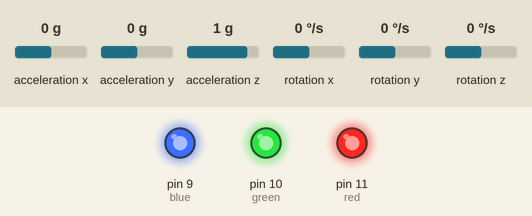
Recording of a program running on a simulated Arduino Uno, built with avr-gcc and run on an emulated ATmega328P. On the bench: output pins drawn as LEDs (lit = HIGH). Inputs (shaded band) come from the test bench; at power-on: rotation x 0 °/s, rotation y 0 °/s, acceleration x 0 g, acceleration y 0 g, acceleration z 1 g, rotation z 0 °/s.

Above: at 1.2 s.
1.3 s: rotation x set to -6 °/s
4.3 s: rotation x set to -9 °/s
At 6.8 s:
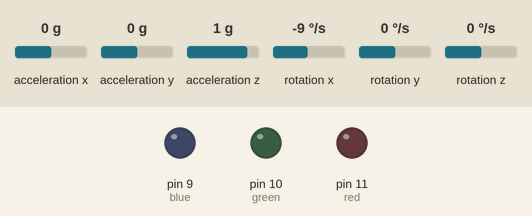
7.3 s: rotation x set to 0 °/s
At 7.7 s:
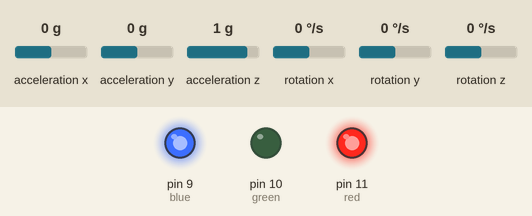
8.8 s: rotation y set to -6 °/s
11.0 s: rotation y set to -9 °/s
At 12.3 s:
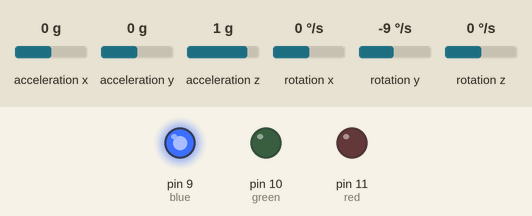
14.0 s: rotation y set to 0 °/s
At 15.2 s:
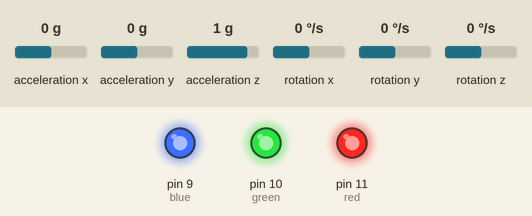
Timing chart, 0 to 16.5 s (numbered marks = the images above; inputs shaded):
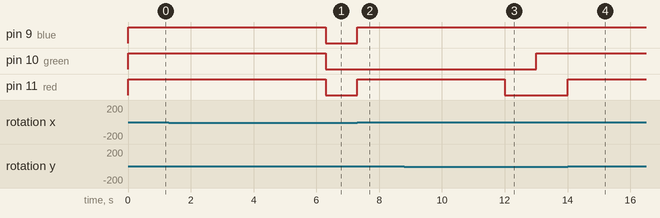

Measured:
- the behaviour switches between -7 and -8 °/s on rotation x (found by bisection; images 0 and 1)
- the behaviour switches between -7 and -8 °/s on rotation y (found by bisection; images 2 and 3)
- after the input at 1.3 s, every drawn part: stays the same
- after the input at 4.3 s, pin 9 (blue), pin 10 (green), pin 11 (red): HIGH → LOW after 2.0 s
- after the input at 7.3 s, pin 11 (red): goes on until 7.3 s, then stays HIGH
- after the input at 8.8 s, every drawn part: stays the same
- after the input at 11.0 s, pin 10 (green): LOW → HIGH after 2.0 s; pin 11 (red): HIGH → LOW after 1.0 s
- after the input at 14.0 s, pin 9 (blue), pin 10 (green): stays HIGH (without the input it goes to LOW after 1.0 s); pin 11 (red): goes on until 14.0 s, then stays HIGH

The program:

main.cpp
```cpp
#include <Arduino.h>
#include <MPU6050.h>
#include <Wire.h>

MPU6050 MPU;
int GyroX , GyroY , GyroZ;
int red = 11;
int green = 10;
int blue = 9;
int x = 0;


void WithoutColor() {
  analogWrite(red, 255);
  analogWrite(green, 255);
  analogWrite(blue, 255);
}
void WhiteColor() {
  analogWrite(red, 0);
  analogWrite(green, 0);
  analogWrite(blue, 0);
}
void GreenColor() {
  analogWrite(red, 255);
  analogWrite(green, 0);
  analogWrite(blue, 255);
}
void YellowColor() {
  analogWrite(red, 0);
  analogWrite(green, 0);
  analogWrite(blue, 255);
}
void RedColor() {
  analogWrite(red, 0);
  analogWrite(green, 255);
  analogWrite(blue, 255);
}
void setup() {
  Serial.begin(9600);
  Wire.begin();
  MPU.initialize();
  WithoutColor();
}

void loop()
{
  MPU.getRotation(&GyroX, &GyroY, &GyroZ);

  bool sensor_active = GyroX < -1000 || GyroX > 1000 || GyroY > 1000 || GyroY < -1000 || GyroZ > 1000 || GyroZ < -1000;


  if(sensor_active && x == 0)
  {
    delay(1000);
    x = 1;
    WithoutColor();
    return;
  }
  if (sensor_active && x == 1)
  {
    delay(1000);
    x = 2;
    WhiteColor();
    return;
  }
  if (sensor_active && x == 2)
  {
    delay(1000);
    x = 3;
    GreenColor();
    return;
  }
  if (sensor_active && x == 3)
  {
    delay(1000);
    x = 4;
    YellowColor();
    return;
  }

  if (sensor_active && x == 4)
  {
    delay(1000);
    RedColor();
    x = 0;
    return;
  }
}
```
